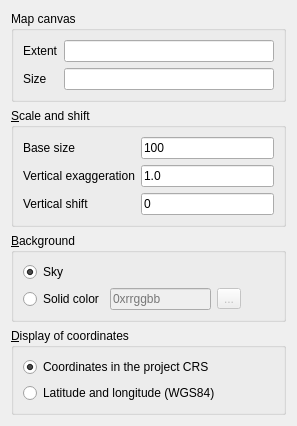
<?xml version="1.0" encoding="UTF-8"?>
<ui version="4.0">
 <class>WorldPropertiesWidget</class>
 <widget class="QWidget" name="WorldPropertiesWidget">
  <property name="geometry">
   <rect>
    <x>0</x>
    <y>0</y>
    <width>297</width>
    <height>382</height>
   </rect>
  </property>
  <property name="windowTitle">
   <string>Form</string>
  </property>
  <layout class="QVBoxLayout" name="verticalLayout_3">
   <item>
    <widget class="QGroupBox" name="groupBox_1">
     <property name="title">
      <string>Map canvas</string>
     </property>
     <layout class="QFormLayout" name="formLayout">
      <property name="fieldGrowthPolicy">
       <enum>QFormLayout::AllNonFixedFieldsGrow</enum>
      </property>
      <item row="0" column="0">
       <widget class="QLabel" name="label_6">
        <property name="text">
         <string>Extent</string>
        </property>
       </widget>
      </item>
      <item row="0" column="1">
       <widget class="QLineEdit" name="lineEdit_MapCanvasExtent">
        <property name="enabled">
         <bool>true</bool>
        </property>
        <property name="focusPolicy">
         <enum>Qt::NoFocus</enum>
        </property>
        <property name="readOnly">
         <bool>true</bool>
        </property>
       </widget>
      </item>
      <item row="1" column="0">
       <widget class="QLabel" name="label_7">
        <property name="text">
         <string>Size</string>
        </property>
       </widget>
      </item>
      <item row="1" column="1">
       <widget class="QLineEdit" name="lineEdit_MapCanvasSize">
        <property name="enabled">
         <bool>true</bool>
        </property>
        <property name="focusPolicy">
         <enum>Qt::NoFocus</enum>
        </property>
        <property name="readOnly">
         <bool>true</bool>
        </property>
       </widget>
      </item>
     </layout>
    </widget>
   </item>
   <item>
    <widget class="QGroupBox" name="groupBox_2">
     <property name="title">
      <string>&amp;Scale and shift</string>
     </property>
     <layout class="QFormLayout" name="formLayout_3">
      <item row="0" column="0">
       <widget class="QLabel" name="label_3">
        <property name="text">
         <string>Base size</string>
        </property>
       </widget>
      </item>
      <item row="0" column="1">
       <widget class="QLineEdit" name="lineEdit_BaseSize">
        <property name="inputMethodHints">
         <set>Qt::ImhDigitsOnly</set>
        </property>
        <property name="text">
         <string>100</string>
        </property>
       </widget>
      </item>
      <item row="1" column="0">
       <widget class="QLabel" name="label">
        <property name="text">
         <string>Vertical exaggeration</string>
        </property>
       </widget>
      </item>
      <item row="1" column="1">
       <widget class="QLineEdit" name="lineEdit_zFactor">
        <property name="sizePolicy">
         <sizepolicy hsizetype="Expanding" vsizetype="Fixed">
          <horstretch>0</horstretch>
          <verstretch>0</verstretch>
         </sizepolicy>
        </property>
        <property name="maximumSize">
         <size>
          <width>16777215</width>
          <height>16777215</height>
         </size>
        </property>
        <property name="inputMethodHints">
         <set>Qt::ImhDigitsOnly</set>
        </property>
        <property name="text">
         <string>1.0</string>
        </property>
        <property name="alignment">
         <set>Qt::AlignLeading|Qt::AlignLeft|Qt::AlignVCenter</set>
        </property>
       </widget>
      </item>
      <item row="2" column="0">
       <widget class="QLabel" name="label_2">
        <property name="text">
         <string>Vertical shift</string>
        </property>
       </widget>
      </item>
      <item row="2" column="1">
       <widget class="QLineEdit" name="lineEdit_zShift">
        <property name="text">
         <string>0</string>
        </property>
       </widget>
      </item>
     </layout>
    </widget>
   </item>
   <item>
    <widget class="QGroupBox" name="groupBox_3">
     <property name="title">
      <string>&amp;Background</string>
     </property>
     <layout class="QVBoxLayout" name="verticalLayout_2">
      <item>
       <widget class="QRadioButton" name="radioButton_Sky">
        <property name="text">
         <string>Sky</string>
        </property>
        <property name="checked">
         <bool>true</bool>
        </property>
       </widget>
      </item>
      <item>
       <layout class="QHBoxLayout" name="horizontalLayout_2">
        <item>
         <widget class="QRadioButton" name="radioButton_Color">
          <property name="text">
           <string>Solid color</string>
          </property>
         </widget>
        </item>
        <item>
         <widget class="QLineEdit" name="lineEdit_Color">
          <property name="enabled">
           <bool>false</bool>
          </property>
          <property name="placeholderText">
           <string>0xrrggbb</string>
          </property>
         </widget>
        </item>
        <item>
         <widget class="QToolButton" name="toolButton_Color">
          <property name="enabled">
           <bool>false</bool>
          </property>
          <property name="text">
           <string>...</string>
          </property>
         </widget>
        </item>
        <item>
         <spacer name="horizontalSpacer">
          <property name="orientation">
           <enum>Qt::Horizontal</enum>
          </property>
          <property name="sizeHint" stdset="0">
           <size>
            <width>40</width>
            <height>20</height>
           </size>
          </property>
         </spacer>
        </item>
       </layout>
      </item>
     </layout>
    </widget>
   </item>
   <item>
    <widget class="QGroupBox" name="groupBox_4">
     <property name="title">
      <string>&amp;Display of coordinates</string>
     </property>
     <layout class="QVBoxLayout" name="verticalLayout">
      <item>
       <widget class="QRadioButton" name="radioButton_ProjectCRS">
        <property name="text">
         <string>Coordinates in the project CRS</string>
        </property>
        <property name="checked">
         <bool>true</bool>
        </property>
       </widget>
      </item>
      <item>
       <widget class="QRadioButton" name="radioButton_WGS84">
        <property name="text">
         <string>Latitude and longitude (WGS84)</string>
        </property>
       </widget>
      </item>
     </layout>
    </widget>
   </item>
   <item>
    <spacer name="verticalSpacer">
     <property name="orientation">
      <enum>Qt::Vertical</enum>
     </property>
     <property name="sizeHint" stdset="0">
      <size>
       <width>20</width>
       <height>40</height>
      </size>
     </property>
    </spacer>
   </item>
  </layout>
 </widget>
 <resources/>
 <connections/>
</ui>
